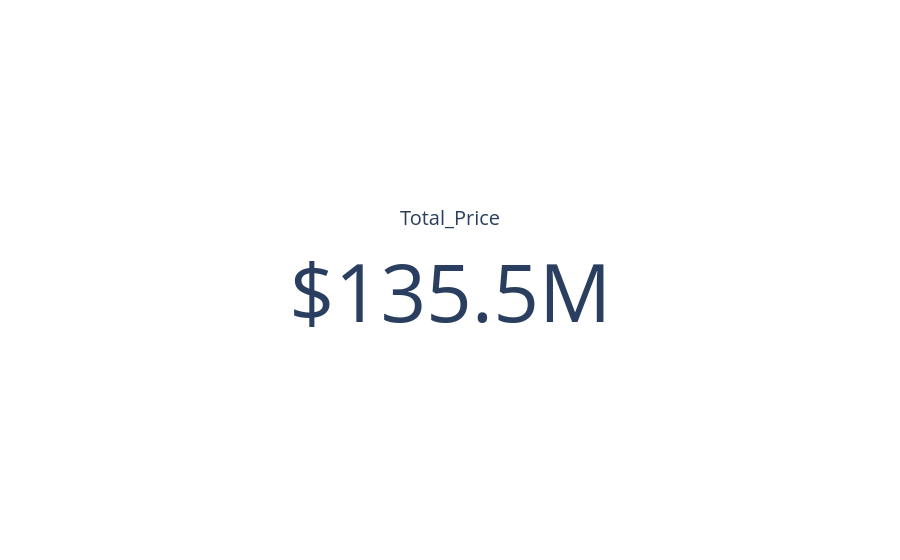

Notebook source saved alongside this figure:
### Code cell
kpi_1 = go.Figure(go.Indicator(
    mode = "number",
    value = Total_Price,
    title = {"text": "Total_Price"},
    number = {"prefix": "$"}
))
kpi_1.show()

### Figure 1 — Plotly figure (JSON) as saved in the notebook; plotly's stock layout.template omitted (floating-point values rounded to 4 significant figures)
{"data": [{"mode": "number", "number": {"prefix": "$"}, "title": {"text": "Total_Price"}, "type": "indicator", "value": 135487557}], "layout": {}}
